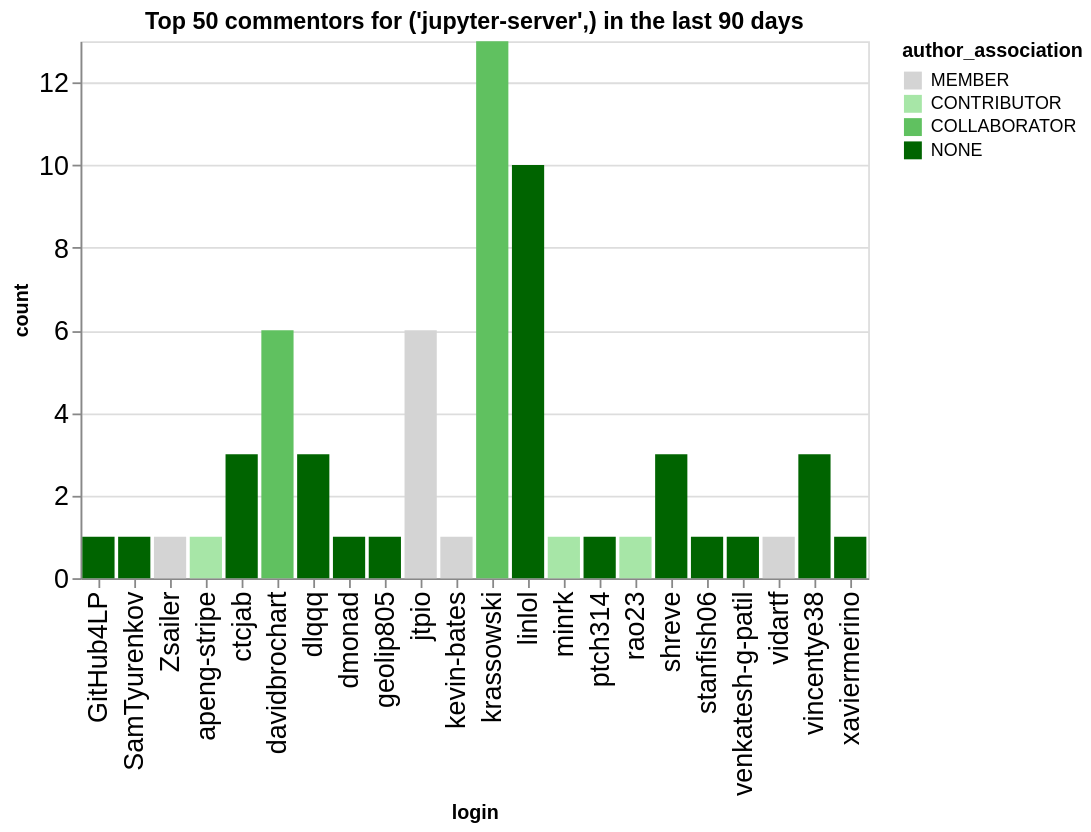

Notebook code cell kept with this figure:
### Code cell
n_plot = 50
charts = []
for ii, (iorg, idata) in enumerate(commentors.groupby(['org'])):
    title = f"Top {n_plot} commentors for {iorg} in the last {n_days} days"
    idata = idata.groupby('login', as_index=False).agg({'count': 'sum', 'author_association': 'first'})
    idata = idata.sort_values('count', ascending=False).head(n_plot)
    ch = alt.Chart(data=idata.head(n_plot), title=title).mark_bar().encode(
        x='login',
        y='count',
        color=alt.Color('author_association', scale=alt.Scale(domain=author_types, range=author_colors))
    )
    charts.append(ch)
alt.hconcat(*charts)

### Figure 1 — Vega-Lite specification as saved in the notebook (floating-point values rounded to 4 significant figures)
{"config": {"axisLeft": {"labelFontSize": 15}, "axisBottom": {"labelFontSize": 15}}, "hconcat": [{"mark": {"type": "bar"}, "encoding": {"color": {"field": "author_association", "scale": {"domain": ["MEMBER", "CONTRIBUTOR", "COLLABORATOR", "NONE"], "range": ["rgb(211.82745098039214, 211.82745098039214, 211.82745098039214)", "rgb(166.98562091503268, 229.89803921568628, 166.98562091503268)", "rgb(96.37647058823529, 192.75294117647059, 96.37647058823529)", "rgb(0.0, 100.3921568627451, 0.0)"]}, "type": "nominal"}, "x": {"field": "login", "type": "nominal"}, "y": {"field": "count", "type": "quantitative"}}, "title": "Top 50 commentors for ('jupyter-server',) in the last 90 days"}], "data": {"name": "data-bf5b6281d4d28bbb8cd84e1747171f0a"}, "$schema": "https://vega.github.io/schema/vega-lite/v5.20.1.json", "datasets": {"data-bf5b6281d4d28bbb8cd84e1747171f0a": [{"login": "krassowski", "count": 13, "author_association": "COLLABORATOR"}, {"login": "linlol", "count": 10, "author_association": "NONE"}, {"login": "davidbrochart", "count": 6, "author_association": "COLLABORATOR"}, {"login": "jtpio", "count": 6, "author_association": "MEMBER"}, {"login": "dlqqq", "count": 3, "author_association": "NONE"}, {"login": "ctcjab", "count": 3, "author_association": "NONE"}, {"login": "vincentye38", "count": 3, "author_association": "NONE"}, {"login": "shreve", "count": 3, "author_association": "NONE"}, {"login": "GitHub4LP", "count": 1, "author_association": "NONE"}, {"login": "SamTyurenkov", "count": 1, "author_association": "NONE"}, {"login": "Zsailer", "count": 1, "author_association": "MEMBER"}, {"login": "apeng-stripe", "count": 1, "author_association": "CONTRIBUTOR"}, {"login": "geolip805", "count": 1, "author_association": "NONE"}, {"login": "dmonad", "count": 1, "author_association": "NONE"}, {"login": "minrk", "count": 1, "author_association": "CONTRIBUTOR"}, {"login": "kevin-bates", "count": 1, "author_association": "MEMBER"}, {"login": "rao23", "count": 1, "author_association": "CONTRIBUTOR"}, {"login": "ptch314", "count": 1, "author_association": "NONE"}, {"login": "stanfish06", "count": 1, "author_association": "NONE"}, {"login": "venkatesh-g-patil", "count": 1, "author_association": "NONE"}, {"login": "vidartf", "count": 1, "author_association": "MEMBER"}, {"login": "xaviermerino", "count": 1, "author_association": "NONE"}]}}
